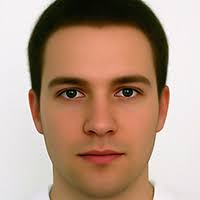
#> input picture stock.jpg, 200 x 200 px
$ python visualizer.py
#> lines starting #> are read from the running program, lines starting #| are printed output that depends on the picture; after the words box and inside, x2 and y2 are one past the last pixel; in counts of white or black regions, pixels touching at a corner belong together
import cv2
import numpy as np

face_cascade = cv2.CascadeClassifier('haarcascade_frontalface_default.xml')
eye_cascade = cv2.CascadeClassifier('haarcascade_eye.xml')

img = cv2.imread("stock.jpg")
#> img is the input picture: shape (200, 200, 3); mean B, G, R 130.1, 149.5, 179.2

params = cv2.SimpleBlobDetector_Params()

params.minThreshold = 10;
params.maxThreshold = 200;
params.filterByArea = True
params.minArea = 10

detector = cv2.SimpleBlobDetector_create(params)

def detect_face (img):
    gray_picture = cv2.cvtColor(img, cv2.COLOR_BGR2GRAY)
    faces = face_cascade.detectMultiScale(gray_picture, 1.3, 5)
    #Later, add so only 1 can be detected
    for (x,y,w,h) in faces:
       cv2.rectangle(img, (x,y), (x+w,y+h), (0, 255, 42), 2)

def detect_eyes (img):
    gray_picture = cv2.cvtColor(img, cv2.COLOR_BGR2GRAY)
    faces = face_cascade.detectMultiScale(gray_picture, 1.3, 5)

    left_eye = None
    right_eye = None

    for (x,y,w,h) in faces:
        gray_face = gray_picture[y:y+h, x:x+w]
        face = img[y:y+h, x:x+w]
        eyes = eye_cascade.detectMultiScale(gray_face)

        for (ex,ey,ew,eh) in eyes:
            if ey > y * 0.5:
                if ex < w * 0.5:
                    left_eye = face[y:ey + eh , x:ex + ew]
                if ex > w * 0.5:
                    right_eye = face[y:ey + eh , x:ex + ew]

    return left_eye,right_eye

def display_eyes (img):
    gray_picture = cv2.cvtColor(img, cv2.COLOR_BGR2GRAY)
    faces = face_cascade.detectMultiScale(gray_picture, 1.3, 5)

    for (x,y,w,h) in faces:
        gray_face = gray_picture[y:y+h, x:x+w]
        face = img[y:y+h, x:x+w]
        eyes = eye_cascade.detectMultiScale(gray_face)

        for (ex,ey,ew,eh) in eyes:
            cv2.rectangle(face, (ex,ey), (ex+ew,ey+eh), (0, 255, 42), 2)

def cut_eyebrow_region (img):
    height, width = img.shape[:2]
    non_eyebrow_region = int(height/4)
    img = img[non_eyebrow_region: height, 0: width]

    return img

def blob_process(img):
    gray_roi = cv2.cvtColor(img, cv2.COLOR_BGR2GRAY)

    _, eye_roi = cv2.threshold(gray_roi, 30, 255, cv2.THRESH_BINARY)

    eye_roi = cv2.erode(eye_roi, None, iterations=2)
    eye_roi = cv2.dilate(eye_roi, None, iterations=4)
    eye_roi = cv2.medianBlur(eye_roi, 5)

    keypoints = detector.detect(eye_roi)
    print(keypoints)

    return keypoints


left_eye, right_eye = detect_eyes(img)
#> in detect_eyes, `gray_picture = cv2.cvtColor(img, cv2.COLOR_BGR2GRAY)`:
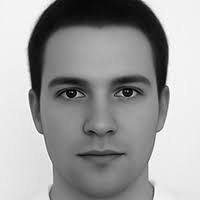
#> gray_picture: shape (200, 200); min 1, max 254, mean 156.2
#> in detect_eyes, `faces = face_cascade.detectMultiScale(gray_picture, 1.3, 5)`: faces = [[30, 36, 142, 142]]
#> the loop in detect_eyes, `for (x,y,w,h) in faces:` made 1 pass
#> (x, y, w, h, eyes) on pass 1: (30, 36, 142, 142, [[76, 37, 37, 37], [19, 37, 40, 40], [61, 120, 20, 20]])
#> pass 1, in detect_eyes, `gray_face = gray_picture[y:y+h, x:x+w]`:
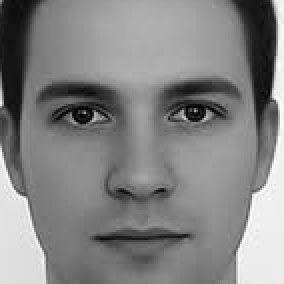
#> gray_face: shape (142, 142) (shown 2 times larger); min 1, max 254, mean 131.4
#> pass 1, in detect_eyes, `face = img[y:y+h, x:x+w]`:
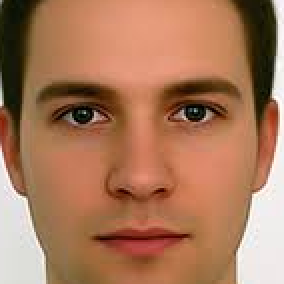
#> face: shape (142, 142, 3) (shown 2 times larger); mean B, G, R 90.2, 120.1, 169.3
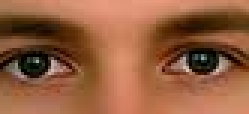
#> right_eye: shape (38, 83, 3) (shown 3 times larger); mean B, G, R 63.4, 94.2, 148
left_eye = cut_eyebrow_region(left_eye)
#> in cut_eyebrow_region, `img = img[non_eyebrow_region: height, 0: width]`:
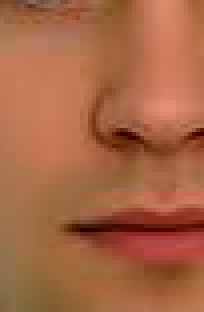
#> img: shape (78, 51, 3) (shown 4 times larger); mean of channels 0, 1, 2 68.5, 101.8, 167.2; drawn as B, G, R

keypoints = blob_process(left_eye)
#> in blob_process, `gray_roi = cv2.cvtColor(img, cv2.COLOR_BGR2GRAY)`:
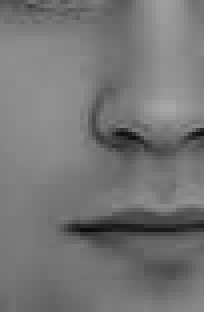
#> gray_roi: shape (78, 51) (shown 4 times larger); min 12, max 167, mean 117.6
#> in blob_process, `_, eye_roi = cv2.threshold(gray_roi, 30, 255, cv2.THRESH_BINARY)`: eye_roi: shape (78, 51); 99.1% white; black in thin lines or dots, all inside (x1, y1, x2, y2) = (19, 33, 51, 58)
#> in blob_process, `eye_roi = cv2.erode(eye_roi, None, iterations=2)`:
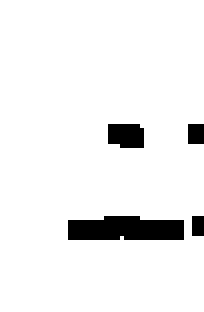
#> eye_roi: shape (78, 51) (shown 4 times larger); 94% white; 4 black regions (1 under 20 px), largest, box (x1, y1, x2, y2) and area: (17, 54, 46, 60) 153, (27, 31, 36, 37) 50, (47, 31, 51, 36) 20
#> in blob_process, `eye_roi = cv2.dilate(eye_roi, None, iterations=4)`: eye_roi: shape (78, 51); every value is 255
#> in blob_process, `keypoints = detector.detect(eye_roi)`: keypoints = ()
#> keypoints = ()

left_eye = cv2.drawKeypoints(left_eye, keypoints, None, (0, 0, 255), cv2.DRAW_MATCHES_FLAGS_DRAW_RICH_KEYPOINTS)

left_eye = cv2.resize(left_eye, None, fx=10, fy=10)
#> left_eye: shape (780, 510, 3)

cv2.imshow('Left Eye', left_eye)

cv2.waitKey(0)
cv2.destroyAllWindows()
